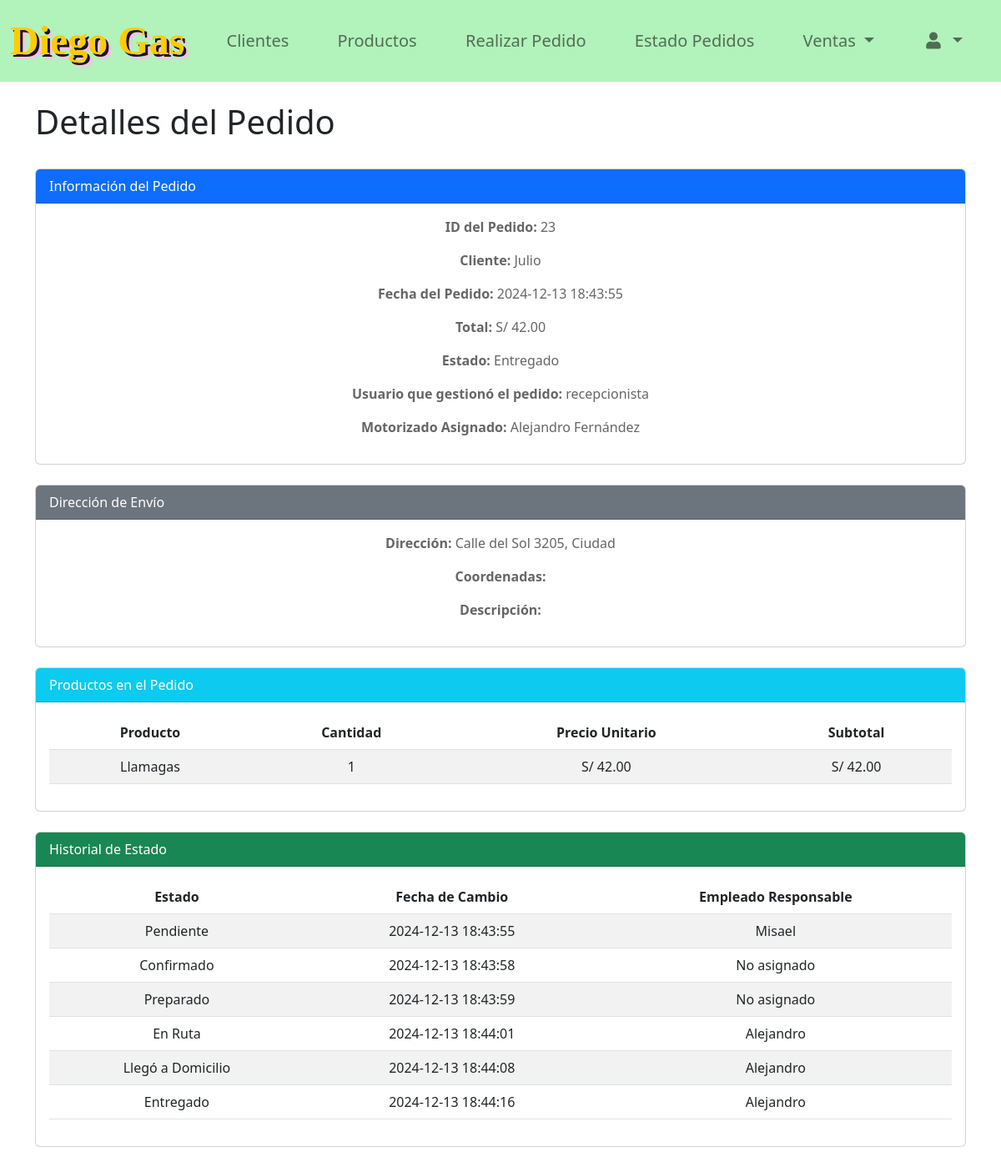
The page /vistas/Recepcion/detalles_pedido.php?id_pedido=23 (signed in) on the database its author committed.
### tables this page shows
CREATE TABLE `pedidos` (
  `id_pedido` int(11) NOT NULL,
  `id_cliente` int(11) NOT NULL,
  `id_usuario` int(11) NOT NULL,
  `fecha_pedido` datetime NOT NULL,
  `total_pedido` decimal(10,2) NOT NULL,
  `id_estado` int(11) NOT NULL,
  `id_empleado` int(11) DEFAULT NULL,
  `id_pago` int(11) NOT NULL,
  `id_tipo_despacho` int(11) NOT NULL,
  `fecha_entrega` datetime NOT NULL DEFAULT current_timestamp(),
  `id_direccion_envio` int(11) DEFAULT NULL
);

CREATE TABLE `clientes` (
  `id_cliente` int(11) NOT NULL,
  `nombre_cliente` varchar(100) NOT NULL,
  `apellido_cliente` varchar(100) DEFAULT NULL,
  `fecha_registro_cliente` date DEFAULT NULL,
  `email_cliente` varchar(100) DEFAULT NULL,
  `descripcion_cliente` varchar(255) DEFAULT NULL,
  `dni_cliente` int(11) DEFAULT NULL
);

CREATE TABLE `estado_pedido` (
  `id_estado` int(11) NOT NULL,
  `nombre_estado` varchar(50) NOT NULL,
  `descripcion` text DEFAULT NULL
);

CREATE TABLE `usuarios` (
  `id_usuario` int(11) NOT NULL,
  `nombre_usuario` varchar(50) NOT NULL,
  `password_usuario` varchar(255) NOT NULL,
  `id_empleado` int(11) NOT NULL,
  `fecha_registro_usuario` date NOT NULL
);

CREATE TABLE `empleados` (
  `id_empleado` int(11) NOT NULL,
  `nombre_empleado` varchar(100) NOT NULL,
  `apellido_empleado` varchar(100) DEFAULT NULL,
  `telefono_empleado` varchar(15) DEFAULT NULL,
  `fecha_registro_empleado` date NOT NULL,
  `tipo_documento` varchar(50) NOT NULL,
  `numero_documento` varchar(50) NOT NULL
);

CREATE TABLE `direcciones_cliente` (
  `id_direccion` int(11) NOT NULL,
  `id_cliente` int(11) NOT NULL,
  `direccion` varchar(255) NOT NULL,
  `coordenadas` varchar(50) DEFAULT NULL,
  `descripcion` varchar(255) DEFAULT NULL,
  `es_principal` tinyint(1) DEFAULT 0
);

CREATE TABLE `detalle_pedido` (
  `id_detalle_pedido` int(11) NOT NULL,
  `id_pedido` int(11) NOT NULL,
  `id_producto` int(11) NOT NULL,
  `cantidad` int(11) NOT NULL,
  `precio_unitario` decimal(10,2) NOT NULL,
  `subtotal` decimal(10,2) NOT NULL
);

CREATE TABLE `productos` (
  `id_producto` int(11) NOT NULL,
  `nombre_producto` varchar(100) NOT NULL,
  `precio_compra` decimal(10,2) NOT NULL,
  `precio_venta` decimal(10,2) NOT NULL,
  `existencias` int(11) NOT NULL,
  `activo` tinyint(1) NOT NULL DEFAULT 1,
  `id_subcategoria` int(11) NOT NULL,
  `id_proveedor` int(11) NOT NULL
);

CREATE TABLE `historial_estado_pedidos` (
  `id_historial` int(11) NOT NULL,
  `id_pedido` int(11) NOT NULL,
  `id_estado` int(11) NOT NULL,
  `fecha_cambio` datetime NOT NULL DEFAULT current_timestamp(),
  `id_empleado` int(11) DEFAULT NULL
);

### vistas/funciones.php (called while the page is built, shortened)
<?php
function obtenerConexion()
{
    $host = "localhost";
    $dbname = "diegogas";
    $username = "root";
    $password = "";
    try {
        $conn = new PDO("mysql:host=$host;dbname=$dbname", $username, $password);
        $conn->setAttribute(PDO::ATTR_ERRMODE, PDO::ERRMODE_EXCEPTION);
        return $conn;
    } catch (PDOException $e) {
        logError($e->getMessage());
        echo "Ocurrió un error en la conexión. Por favor, intente más tarde.";
        return null;
    }
}
function obtenerHistorialEstadoPedido($id_pedido)
{
    $conn = obtenerConexion();
    $sql = "SELECT es.nombre_estado AS estado,
                   hep.fecha_cambio,
                   e.nombre_empleado, e.apellido_empleado
            FROM historial_estado_pedidos hep
            JOIN estado_pedido es ON hep.id_estado = es.id_estado
            LEFT JOIN empleados e ON hep.id_empleado = e.id_empleado
            WHERE hep.id_pedido = :id_pedido
            ORDER BY hep.fecha_cambio ASC";
    $stmt = $conn->prepare($sql);
    $stmt->bindParam(':id_pedido', $id_pedido, PDO::PARAM_INT);
    $stmt->execute();
    return $stmt->fetchAll(PDO::FETCH_ASSOC);
}
function obtenerDetallesPedido($id_pedido)
{
    $conn = obtenerConexion();
    $sql = "SELECT dp.id_detalle_pedido, p.nombre_producto, dp.cantidad, dp.precio_unitario, dp.subtotal
            FROM detalle_pedido dp
            JOIN productos p ON dp.id_producto = p.id_producto
            WHERE dp.id_pedido = :id_pedido";
    $stmt = $conn->prepare($sql);
    $stmt->bindParam(':id_pedido', $id_pedido, PDO::PARAM_INT);
    $stmt->execute();
    return $stmt->fetchAll(PDO::FETCH_ASSOC);
}
function obtenerPedidoPorId($id_pedido)
{
    $conn = obtenerConexion();
    $sql = "
        SELECT
            p.*,
            c.nombre_cliente,
            ur.nombre_usuario AS usuario_gestor,
            ur.id_usuario AS id_usuario_gestor,
            e.nombre_empleado AS motorizado_nombre,
            e.apellido_empleado AS motorizado_apellido,
            ep.nombre_estado AS estado
        FROM pedidos p
        JOIN clientes c ON p.id_cliente = c.id_cliente
        JOIN usuarios ur ON p.id_usuario = ur.id_usuario
        LEFT JOIN empleados e ON p.id_empleado = e.id_empleado
        JOIN estado_pedido ep ON p.id_estado = ep.id_estado
        WHERE p.id_pedido = :id_pedido
    ";
    $stmt = $conn->prepare($sql);
    $stmt->bindParam(':id_pedido', $id_pedido, PDO::PARAM_INT);
    $stmt->execute();
    return $stmt->fetch(PDO::FETCH_ASSOC);
}
function obtenerDireccionEnvio($id_direccion_envio)
{
    $conn = obtenerConexion();
    $sql = "SELECT d.direccion, d.coordenadas, d.descripcion
            FROM direcciones_cliente d
            WHERE d.id_direccion = :id_direccion_envio";
    $stmt = $conn->prepare($sql);
    $stmt->execute([':id_direccion_envio' => $id_direccion_envio]);
    return $stmt->fetch(PDO::FETCH_ASSOC);
}

### vistas/Recepcion/detalles_pedido.php (the view, shortened to what this page needs)
<?php
require_once '../funciones.php';
$id_pedido = $_GET['id_pedido'];
$pedido = obtenerPedidoPorId($id_pedido);
$detallesPedido = obtenerDetallesPedido($id_pedido);
$historialEstadoPedido = obtenerHistorialEstadoPedido($id_pedido);
$direccionEnvio = null;
if (isset($pedido['id_direccion_envio']) && !empty($pedido['id_direccion_envio'])) {
    $direccionEnvio = obtenerDireccionEnvio($pedido['id_direccion_envio']);
}
?>
<!DOCTYPE html>
<html lang="es">
<head>
    <link rel="stylesheet" href="../../recursos/css/style.css">
    <link rel="stylesheet" href="https://cdnjs.cloudflare.com/ajax/libs/font-awesome/5.15.4/css/all.min.css">
    <link href="https://cdn.jsdelivr.net/npm/bootstrap@5.2.3/dist/css/bootstrap.min.css" rel="stylesheet">
</head>
<body>
    <?php include_once 'navbar_recepcion.php'; ?>
    <div class="container mt-4">
        <h1>Detalles del Pedido</h1><br>
        <div class="card mb-4">
            <div class="card-header bg-primary text-white">
                Información del Pedido
            </div>
            <div class="card-body">
                <p><strong>ID del Pedido:</strong> <?php echo htmlspecialchars($pedido['id_pedido']); ?></p>
                <p><strong>Cliente:</strong> <?php echo htmlspecialchars($pedido['nombre_cliente']); ?></p>
                <p><strong>Fecha del Pedido:</strong> <?php echo htmlspecialchars($pedido['fecha_pedido']); ?></p>
                <p><strong>Total:</strong> S/ <?php echo htmlspecialchars($pedido['total_pedido']); ?></p>
                <p><strong>Estado:</strong> <?php echo htmlspecialchars($pedido['estado']); ?></p>
                <p><strong>Usuario que gestionó el pedido:</strong>
                    <?php echo htmlspecialchars($pedido['usuario_gestor']); ?>
                </p>
                <p><strong>Motorizado Asignado:</strong>
                    <?php echo htmlspecialchars(($pedido['motorizado_nombre'] ?? 'No asignado') . ' ' . ($pedido['motorizado_apellido'] ?? '')); ?>
                </p>
            </div>
        </div>
        <div class="card mb-4">
            <div class="card-header bg-secondary text-white">
                Dirección de Envío
            </div>
            <div class="card-body">
                <?php if ($direccionEnvio): ?>
                    <p><strong>Dirección:</strong> <?php echo htmlspecialchars($direccionEnvio['direccion']); ?></p>
                    <p><strong>Coordenadas:</strong> <?php echo htmlspecialchars($direccionEnvio['coordenadas']); ?></p>
                    <p><strong>Descripción:</strong> <?php echo htmlspecialchars($direccionEnvio['descripcion']); ?></p>
                <?php else: ?>
                    <p>No se encontró la dirección de envío.</p>
                <?php endif; ?>
            </div>
        </div>
        <div class="card mb-4">
            <div class="card-header bg-info text-white">
                Productos en el Pedido
            </div>
            <div class="card-body">
                <?php if (!empty($detallesPedido)): ?>
                    <table class="table table-striped">
                        <thead>
                            <tr>
                                <th>Producto</th>
                                <th>Cantidad</th>
                                <th>Precio Unitario</th>
                                <th>Subtotal</th>
                            </tr>
                        </thead>
                        <tbody>
                            <?php foreach ($detallesPedido as $detalle): ?>
                                <tr>
                                    <td><?php echo htmlspecialchars($detalle['nombre_producto']); ?></td>
                                    <td><?php echo htmlspecialchars($detalle['cantidad']); ?></td>
                                    <td>S/ <?php echo htmlspecialchars($detalle['precio_unitario']); ?></td>
                                    <td>S/ <?php echo htmlspecialchars($detalle['subtotal']); ?></td>
                                </tr>
                            <?php endforeach; ?>
                        </tbody>
                    </table>
                <?php else: ?>
                    <p>No se encontraron detalles para este pedido.</p>
                <?php endif; ?>
            </div>
        </div>
        <div class="card mb-4">
            <div class="card-header bg-success text-white">
                Historial de Estado
            </div>
            <div class="card-body">
                <?php if (!empty($historialEstadoPedido)): ?>
                    <table class="table table-striped">
                        <thead>
                            <tr>
                                <th>Estado</th>
                                <th>Fecha de Cambio</th>
                                <th>Empleado Responsable</th>
                            </tr>
                        </thead>
                        <tbody>
                            <?php foreach ($historialEstadoPedido as $estado): ?>
                                <tr>
                                    <td><?php echo htmlspecialchars($estado['estado']); ?></td>
                                    <td><?php echo htmlspecialchars($estado['fecha_cambio']); ?></td>
                                    <td><?php echo htmlspecialchars($estado['nombre_empleado'] ?? 'No asignado'); ?></td>
                                </tr>
                            <?php endforeach; ?>
                        </tbody>
                    </table>
                <?php else: ?>
                    <p>No se encontró historial de estado para este pedido.</p>
                <?php endif; ?>
            </div>
        </div>
    </div>
</body>
</html>

### recursos/css/style.css (style rules this page uses)
* { text-decoration: none; }
body { background-color: #E2DDDB; }
.card .card-body { text-align: center; }
body { background-color: #E6F9EA; }
body { font-family: Arial, sans-serif; background-color: #f4f4f4; margin: 0; padding: 0; display: flex; flex-direction: column; justify-content: space-between; }
p { color: #666; margin-bottom: 20px; }

### rows shown on the page
pedidos: id_pedido "23", id_cliente.nombre_cliente "Julio", fecha_pedido "2024-12-13 18:43:55", total_pedido "42.00", id_estado.nombre_estado "Entregado", id_usuario.nombre_usuario "recepcionista", id_empleado.apellido_empleado "Alejandro Fernández"
direcciones_cliente: direccion "Calle del Sol 3205, Ciudad"
detalle_pedido: id_producto.nombre_producto "Llamagas", cantidad "1", precio_unitario "42.00", subtotal "42.00"
historial_estado_pedidos: id_estado.nombre_estado "Pendiente", fecha_cambio "2024-12-13 18:43:55", id_empleado.nombre_empleado "Misael"
historial_estado_pedidos: id_estado.nombre_estado "Confirmado", fecha_cambio "2024-12-13 18:43:58", nombre_empleado "No asignado"
historial_estado_pedidos: id_estado.nombre_estado "Preparado", fecha_cambio "2024-12-13 18:43:59", nombre_empleado "No asignado"
historial_estado_pedidos: id_estado.nombre_estado "En Ruta", fecha_cambio "2024-12-13 18:44:01", id_empleado.nombre_empleado "Alejandro"
historial_estado_pedidos: id_estado.nombre_estado "Llegó a Domicilio", fecha_cambio "2024-12-13 18:44:08", id_empleado.nombre_empleado "Alejandro"
historial_estado_pedidos: id_estado.nombre_estado "Entregado", fecha_cambio "2024-12-13 18:44:16", id_empleado.nombre_empleado "Alejandro"
